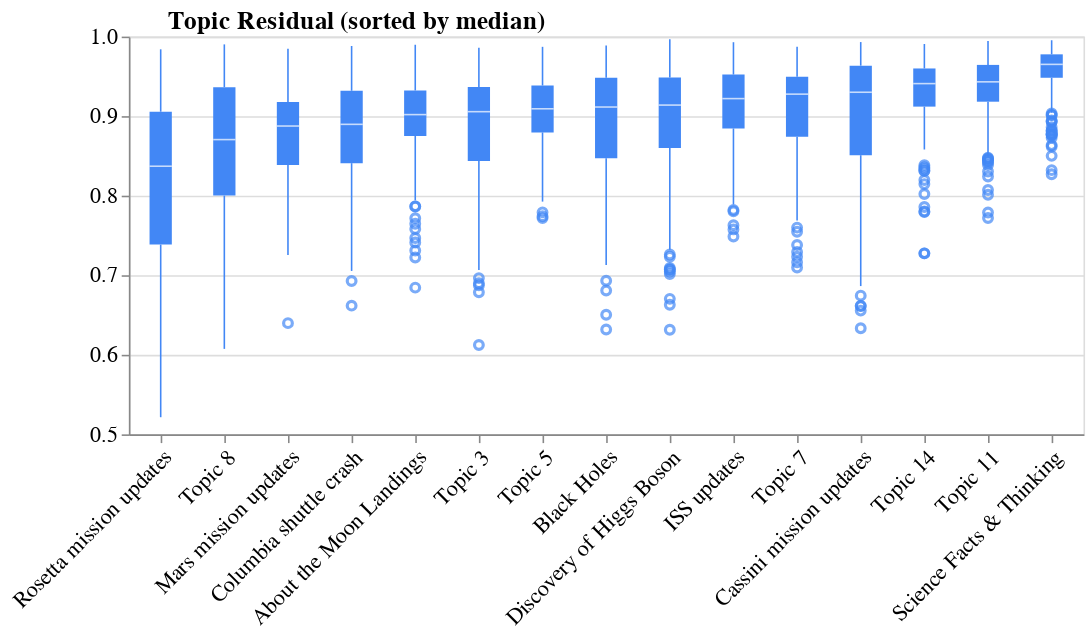

The cell this chart's notebook holds for it:
### Markdown cell above
The residual plot is repeated now with topic names
- `LEFT JOIN` is not required since the `DF`s focus on topics only

### Code cell
altair_boxplot_sorted(
    df_topics[["topic_num", "resid"]].merge(
        df_named_topics.reset_index()[["topic_num", "best"]],
        on="topic_num",
        how="inner",
    ),
    "best",
    "resid",
    "median(resid)",
    "Topic Residual (sorted by median)",
    14,
    14,
    16,
    dx=100,
    offset=-5,
    x_tick_label_angle=-45,
    horiz_bar_chart=False,
    axis_range=[0.5, 1],
    fig_size=(600, 250),
)

### Figure 1 — Vega-Lite specification as saved in the notebook (floating-point values rounded to 4 significant figures; data arrays with more than 128 entries replaced by an {"elided": "..."} marker saying what was removed)
{"config": {"view": {"continuousWidth": 400, "continuousHeight": 300}, "axis": {"labelFontSize": 14, "titleFontSize": 14}, "axisX": {"labelAngle": -45}, "axisY": {"titleAngle": 0, "titleFontSize": 0}, "title": {"anchor": "start", "dx": 100, "fontSize": 16, "offset": -5}}, "data": {"name": "data-6ae765d87f1aee09754cc6f8621ccac2"}, "mark": {"type": "boxplot", "color": "#4287f5"}, "encoding": {"x": {"type": "nominal", "field": "best", "sort": ["Rosetta mission updates", "Topic 8", "Mars mission updates", "Columbia shuttle crash", "About the Moon Landings", "Topic 3", "Topic 5", "Black Holes", "Discovery of Higgs Boson", "ISS updates", "Topic 7", "Cassini mission updates", "Topic 14", "Topic 11", "Science Facts & Thinking"], "title": ""}, "y": {"type": "quantitative", "aggregate": "median", "field": "resid", "scale": {"domain": [0.5, 1]}, "title": "best"}}, "height": 250, "title": "Topic Residual (sorted by median)", "width": 600, "$schema": "https://vega.github.io/schema/vega-lite/v4.8.1.json", "datasets": {"data-6ae765d87f1aee09754cc6f8621ccac2": {"elided": "4148 records"}}}
